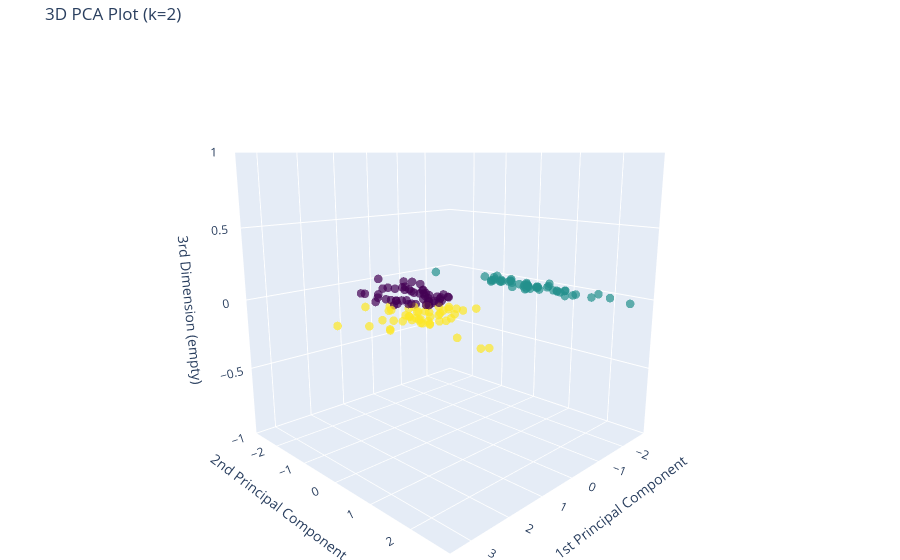

Write notebook code for a chart like this one.
### Code cell
import plotly.graph_objects as go
# 1. Prepare the data (assuming X_reduced2 and labels2 are already defined)
x_data = X_reduced2[:, 0]
y_data = X_reduced2[:, 1]
z_data = np.zeros(X_reduced2.shape[0])  # Your 3rd dimension

# 2. Create the interactive scatter plot
fig = go.Figure(data=[go.Scatter3d(
    x=x_data,
    y=y_data,
    z=z_data,
    mode='markers',
    marker=dict(
        size=5,
        color=labels2,                # Set color to labels
        colorscale='Viridis',         # Consistent with your cmap
        opacity=0.7
    ),
    # This maps the numeric labels back to the target names for the hover tooltip
    text=[data.target_names[i] for i in labels2], 
    hoverinfo='text'
)])

# 3. Set the layout and labels
fig.update_layout(
    title="3D PCA Plot (k=2)",
    scene=dict(
        xaxis_title="1st Principal Component",
        yaxis_title="2nd Principal Component",
        zaxis_title="3rd Dimension (empty)",
        # Set the initial camera angle to match your elev/azim
        camera=dict(
            eye=dict(x=1.5, y=1.5, z=0.5) 
        )
    ),
    margin=dict(l=0, r=0, b=0, t=40)
)

fig.show()

### Figure 1 — Plotly figure (JSON) as saved in the notebook; plotly's stock layout.template omitted (floating-point values rounded to 4 significant figures; data arrays with more than 128 entries replaced by an {"elided": "..."} marker saying what was removed)
{"data": [{"hoverinfo": "text", "marker": {"color": {"elided": "150 int values"}, "colorscale": [[0, "#440154"], [0.1111, "#482878"], [0.2222, "#3e4989"], [0.3333, "#31688e"], [0.4444, "#26828e"], [0.5556, "#1f9e89"], [0.6667, "#35b779"], [0.7778, "#6ece58"], [0.8889, "#b5de2b"], [1, "#fde725"]], "opacity": 0.7, "size": 5}, "mode": "markers", "text": {"elided": "150 str values"}, "type": "scatter3d", "x": {"elided": "150 float values"}, "y": {"elided": "150 float values"}, "z": {"elided": "150 float values"}}], "layout": {"margin": {"b": 0, "l": 0, "r": 0, "t": 40}, "scene": {"camera": {"eye": {"x": 1.5, "y": 1.5, "z": 0.5}}, "xaxis": {"title": {"text": "1st Principal Component"}}, "yaxis": {"title": {"text": "2nd Principal Component"}}, "zaxis": {"title": {"text": "3rd Dimension (empty)"}}}, "title": {"text": "3D PCA Plot (k=2)"}}}
